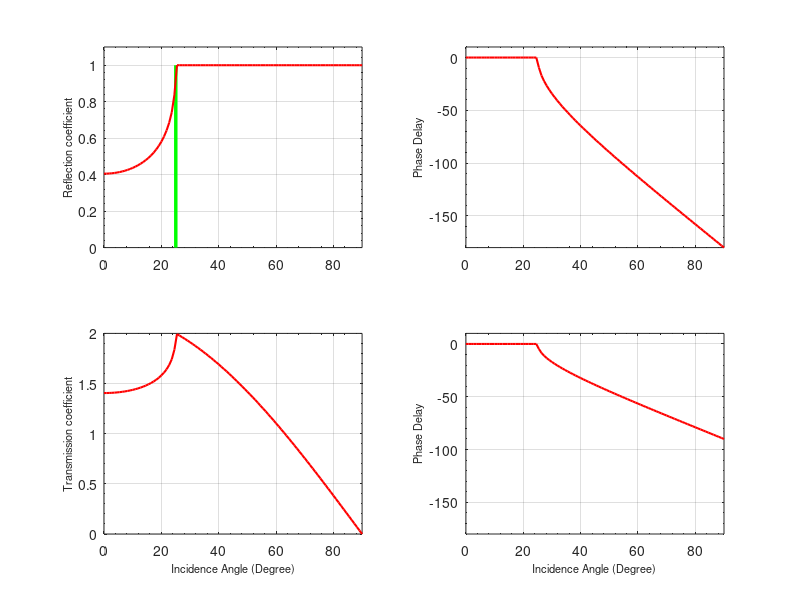

Recreate this plot in MATLAB.
% Computes R&T coefficents for acoustic medium

alfa1=1.9;
alfa2=4.49;
rho1=2.9;
rho2=3.38;
tetai=linspace(0.0,pi/2,100);
tec=asin(alfa1/alfa2);
rat=(alfa2/alfa1)^2;
tetac=[tec tec];
rec=[1.0 0.0];
tetar=asin(sin(tetai)*alfa2/alfa1);
den=alfa2./cos(tetar)+alfa1./cos(tetai);
rc = (alfa2./cos(tetar)-alfa1./cos(tetai))./den;
tc = ( (2*alfa2./cos(tetar))./den );
%tc=1+rc;
rcabs=abs(rc);
tcabs=abs(tc);
rcphs=atan2(imag(rc),real(rc));
tcphs=atan2(imag(tc),real(tc));
fig=figure;
title('Reflection-Transmision Coefficients for Incident P wave','FontSize',9,'Color','r')
subplot(2,2,1),plot(tetac*180/pi,rec,'g-','LineWidth',2.5)
hold on
subplot(2,2,1),plot(tetai*180/pi,rcabs,'r-','LineWidth',1.5)
grid on
ylabel('Reflection coefficient','FontSize',8)
set(gca,'XMinorTick','on');
set(gca,'YMinorTick','on');
axis([0 max(tetai)*180/pi 0.0 1.1]);
subplot(2,2,3),plot(tetai*180/pi,tcabs,'r-','LineWidth',1.5)
ylabel('Transmission coefficient','FontSize',8)
xlabel('Incidence Angle (Degree)','FontSize',8)
set(gca,'XMinorTick','on');
set(gca,'YMinorTick','on');
axis([0 max(tetai)*180/pi 0.0 2.0]);
grid on
subplot(2,2,2),plot(tetai*180/pi,rcphs*180/pi,'r-','LineWidth',1.5)
grid on
ylabel('Phase Delay','FontSize',8)
set(gca,'XMinorTick','on');
set(gca,'YMinorTick','on');
axis([0 max(tetai)*180/pi -180 10]);
subplot(2,2,4),plot(tetai*180/pi,tcphs*180/pi,'r-','LineWidth',1.5)
ylabel('Phase Delay','FontSize',8)
xlabel('Incidence Angle (Degree)','FontSize',8)
set(gca,'XMinorTick','on');
set(gca,'YMinorTick','on');
axis([0 max(tetai)*180/pi -180.0 10.0]);
grid on
